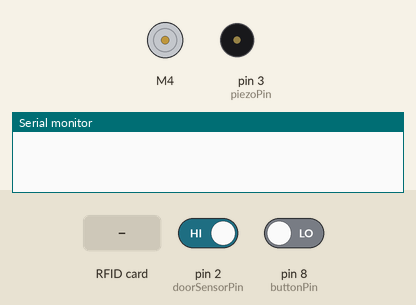
Bench run of a sketch on a simulated Arduino Uno, built with avr-gcc and run on an emulated ATmega328P. Shown: DC motor (green arrow = forward, orange = backward, longer = faster), buzzer (waves = sounding, pin HIGH), the last lines printed to the serial monitor. The test bench sets the inputs (shaded band); at power-on: pin 2 (doorSensorPin) HIGH, pin 8 (buttonPin) LOW. Pins used as bus, display or sensor lines are not drawn.

Above: at 1.2 s.
1.3 s: RFID card 5E 7A 19 C4 held to the reader
At 1.56 s:
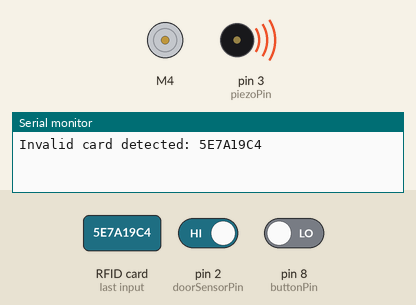
7.3 s: pin 2 (doorSensorPin) driven LOW and pin 8 (buttonPin) driven HIGH
At 7.9 s:
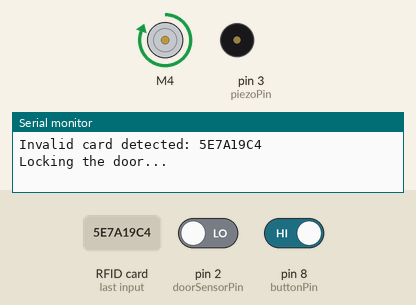
10.3 s: pin 2 (doorSensorPin) driven HIGH
At 12.7 s:
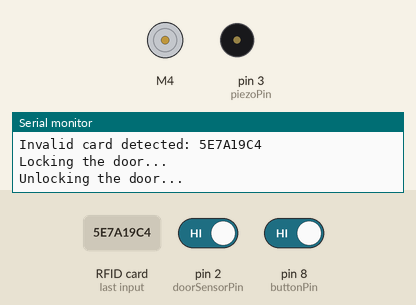
13.3 s: pin 2 (doorSensorPin) driven LOW
At 16.3 s:
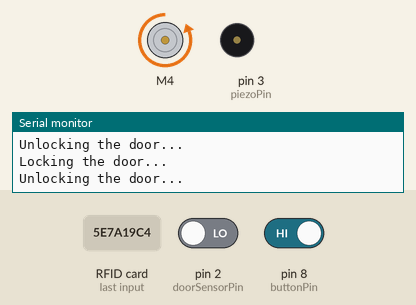
Timing chart, 0 to 17.3 s (numbered marks = the images above; inputs shaded):
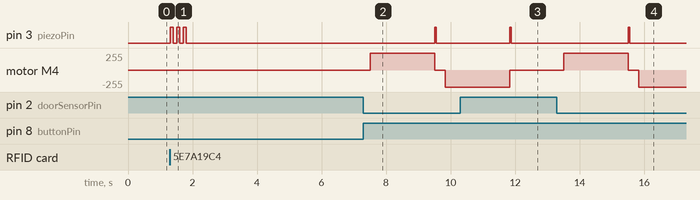

Measured:
- after the input at 1.3 s, pin 3 (piezoPin): alternates HIGH for 0.10 s and LOW for 0.10 s, 6 changes in all, then stays LOW, starting at once
- after the input at 7.3 s, pin 3 (piezoPin): LOW → HIGH after 2.2 s, → LOW 0.05 s later; motor M4: stopped → forward 255/255 after 0.20 s, → stopped 2.0 s later, → backward 255/255 0.33 s later
- after the input at 10.3 s, motor M4: goes on until 11.8 s, then stays stopped
- after the input at 13.3 s, pin 3 (piezoPin): LOW → HIGH after 2.2 s, → LOW 0.05 s later; motor M4: stopped → forward 255/255 after 0.20 s, → stopped 2.0 s later, → backward 255/255 0.33 s later

The sketch:

door.ino
```cpp
#include <SPI.h>
#include <MFRC522.h>
#include <GyverMotor2.h>

#define SS_PIN 10
#define RST_PIN 9
MFRC522 rfid(SS_PIN, RST_PIN); // Ініціалізація RFID модуля

GMotor2<DRIVER2WIRE> motor(4, 5); // Ініціалізація мотора на пінах 4 і 5
const int buttonPin = 8;          // Пін кнопки
const int doorSensorPin = 2;      // Пін геркона (датчика дверей)
const int piezoPin = 3;           // Пін для п'єзоелектричного динаміка

bool lockState = false;           // Стан замка (false - відкритий, true - закритий)

const String validCards[4] = {"00112233", "44556677", "8899AABB", "CCDDEEFF"}; // Список допустимих карт

void setup() {
  Serial.begin(9600);
  SPI.begin();        // Ініціалізація SPI для RFID модуля
  rfid.PCD_Init();    // Ініціалізація RFID модуля

  motor.setMinDuty(70);    // Мін. ШІМ
  motor.smoothMode(0);     // Плавний режим 0 (вимкнено)

  pinMode(buttonPin, INPUT);       // Налаштування піна кнопки як вхідного
  pinMode(doorSensorPin, INPUT_PULLUP); // Налаштування піна геркона (підтяжка до живлення)
  pinMode(piezoPin, OUTPUT);       // Налаштування піна для п'єзоелектричного динаміка як вихідного
}

void loop() {
  motor.tick();

  if (digitalRead(buttonPin) == HIGH) { // Якщо кнопка натиснута
    delay(200); // Антидребезг
    handleLockAction(); // Обробка дії за кнопкою
  }

  // Перевірка наявності даних від RFID модуля
  if (rfid.PICC_IsNewCardPresent() && rfid.PICC_ReadCardSerial()) {
    String cardUID = "";
    for (byte i = 0; i < rfid.uid.size; i++) {
      cardUID += String(rfid.uid.uidByte[i] < 0x10 ? "0" : "");
      cardUID += String(rfid.uid.uidByte[i], HEX);
    }
    cardUID.toUpperCase();

    if (isValidCard(cardUID)) {
      Serial.println("Valid card detected: " + cardUID);
      handleLockAction(); // Обробка дії за картою
    } else {
      Serial.println("Invalid card detected: " + cardUID);
      errorBeep(); // Звуковий сигнал помилки
    }

    // Затримка перед наступною перевіркою карти
    delay(1000);
  }
}

// Функція перевірки допустимості карти
bool isValidCard(String cardUID) {
  for (int i = 0; i < 4; i++) {
    if (cardUID == validCards[i]) {
      return true;
    }
  }
  return false;
}

// Функція обробки дій за картою або кнопкою
void handleLockAction() {
  if (digitalRead(doorSensorPin) == LOW) { // Якщо двері зачинені
    if (lockState) {
      unlock(); // Відкриття замка
    } else {
      lock(); // Закриття замка
    }
  }
}

// Функція закриття замка
void lock() {
  Serial.println("Locking the door...");
  motor.setSpeedPerc(100); // Закриття замка
  delay(2000); // Обертання мотора 2 секунди для закриття замка
  motor.stop();
  lockState = true;
  beep(); // Звуковий сигнал успішної операції
}

// Функція відкриття замка
void unlock() {
  Serial.println("Unlocking the door...");
  motor.setSpeedPerc(-100); // Відкриття замка
  delay(2000); // Обертання мотора 2 секунди для відкриття замка
  motor.stop();
  lockState = false;
  beep(); // Звуковий сигнал успішної операції
}

// Функція відтворення звукового сигналу
void beep() {
  digitalWrite(piezoPin, HIGH);
  delay(50); // Тривалість звукового сигналу
  digitalWrite(piezoPin, LOW);
  delay(50); // Пауза між звуковими сигналами
}

// Функція відтворення звукового сигналу помилки
void errorBeep() {
  for (int i = 0; i < 3; i++) {
    digitalWrite(piezoPin, HIGH);
    delay(100); // Тривалість звукового сигналу
    digitalWrite(piezoPin, LOW);
    delay(100); // Пауза між звуковими сигналами
  }
}
```
